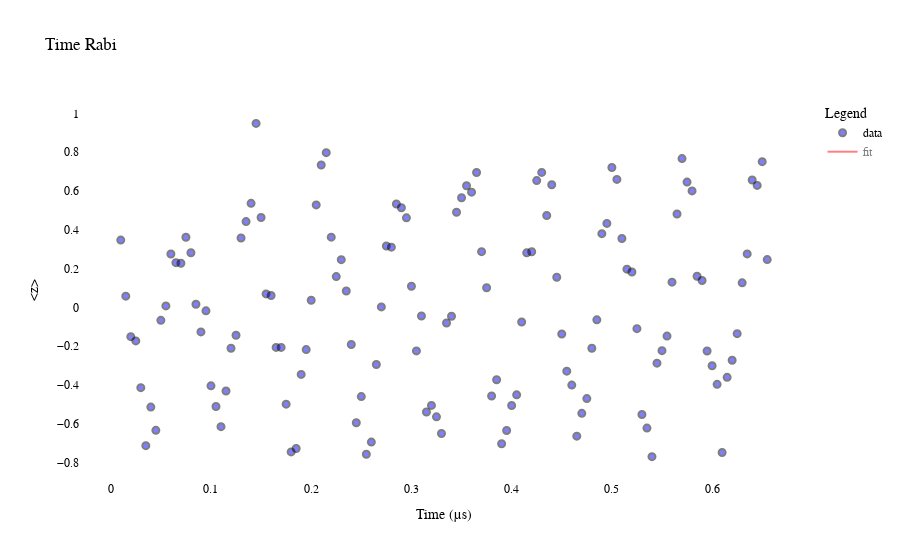

Here is the notebook cell this chart was saved with:
### Markdown cell above
## Parameter Optimization and Validation

After calibration and characterization, it's important to validate that our qubit parameters are optimized and working correctly.

### Code cell
# Parameter validation and optimization
print("=== Parameter Validation ===")

# Display final calibrated parameters
print("\n1. Final Calibrated Parameters:")
print(f"   π-pulse amplitude: {qubit.get_c1('f01').get_parameters()['amp']:.6f}")
print(f"   Drive frequency: {qubit.get_c1('f01').get_parameters()['freq']:.3f} MHz")
print(f"   Pulse width: {qubit.get_c1('f01').get_parameters()['width']:.3f} µs") 
print(f"   DRAG parameter α: {qubit.get_c1('f01').get_parameters()['alpha']:.1f}")

# Verify π-pulse fidelity with a quick Rabi check
print("\n2. Validation: π-pulse Fidelity Check")
print("   Running short Rabi sweep around calibrated amplitude...")

validation_rabi = NormalisedRabi(
    dut_qubit=qubit,
    step=0.005,              # Fine step for validation
    stop=qubit.get_c1('f01').get_parameters()['amp'] * 1.2,  # Sweep around calibrated value
    amp=qubit.get_c1('f01').get_parameters()['amp'] * 0.8,   # Start below calibrated value
    update=False             # Don't update calibration
)

print("   ✓ Validation completed")
print("   ✓ π-pulse should show maximum population inversion")

# Parameter summary with quality metrics
print("\n3. Qubit Quality Summary:")
print(f"   ✓ Coherence quality factor: Q = f01 × T2 = {5040.4 * 35:.0f}")
print(f"   ✓ Relaxation-limited T2: T2_max = 2×T1 = {2*70} µs")
print(f"   ✓ Dephasing efficiency: T2/T2_max = {35/(2*70):.2f}")
print(f"   ✓ Gate time / T2 ratio: {0.05/35:.6f} (good for high fidelity)")

print("\n✓ Single qubit characterization and optimization complete!")
print("✓ Ready for multi-qubit operations and advanced experiments")

### Figure 1 — Plotly figure (JSON) as saved in the notebook; plotly's stock layout.template omitted (floating-point values rounded to 4 significant figures; data arrays with more than 128 entries replaced by an {"elided": "..."} marker saying what was removed)
{"data": [{"marker": {"color": "Blue", "line": {"color": "Black", "width": 2}, "opacity": 0.5, "size": 7}, "mode": "markers", "name": "data", "type": "scatter", "x": {"elided": "130 float values"}, "y": {"elided": "130 float values"}}, {"line": {"color": "Red"}, "mode": "lines", "name": "fit", "type": "scatter", "visible": "legendonly", "x": {"elided": "648 float values"}, "y": {"elided": "648 float values"}}], "layout": {"font": {"color": "Black", "family": "Courier New, monospace", "size": 12}, "legend": {"title": {"text": "Legend"}}, "plot_bgcolor": "white", "title": {"text": "Time Rabi"}, "xaxis": {"title": {"text": "Time (µs)"}}, "yaxis": {"title": {"text": "<z>"}}}}
